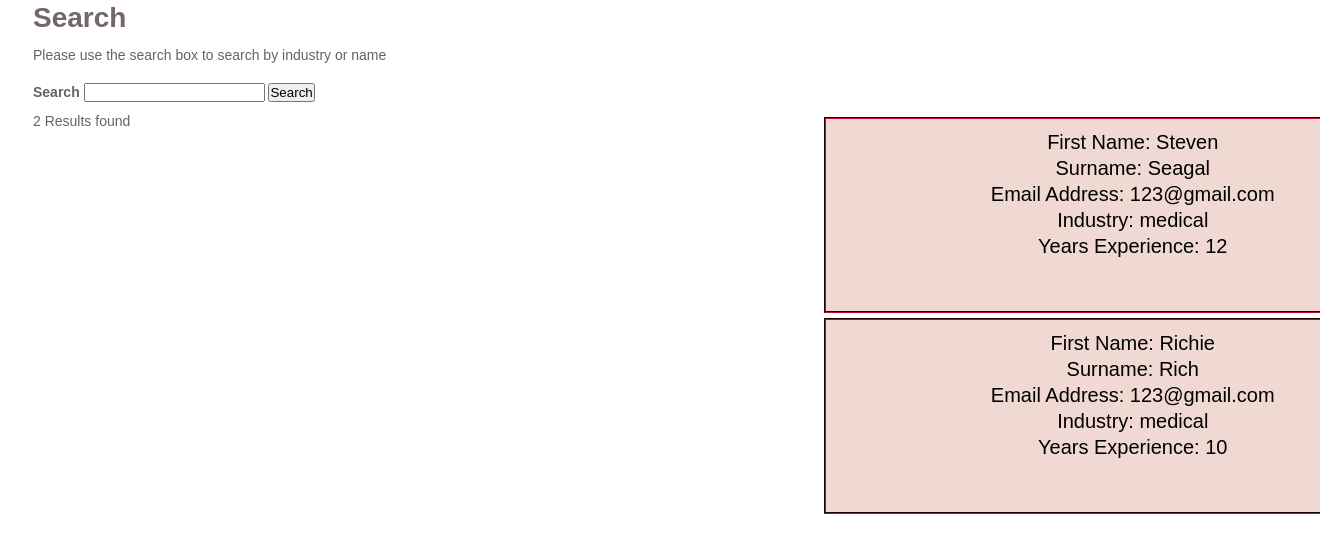
The app's page /old_files/search.php?s=medical with its own data.
### tables this page shows
CREATE TABLE IF NOT EXISTS `newuser` (
  `id` int(100) NOT NULL AUTO_INCREMENT,
  `first` varchar(128) NOT NULL,
  `last` varchar(128) NOT NULL,
  `uid` varchar(128) NOT NULL,
  `pwd` varchar(1000) NOT NULL,
  `email` varchar(255) NOT NULL,
  `years` int(11) NOT NULL,
  `industry` enum('it','retail','medical','manual labour','academic','accountancy and finance','architecture/design','childcare','drivers','education/training','graduate','hair and beauty','motor industry') DEFAULT NULL,
  `bio` varchar(1000) NOT NULL,
  `userPic` varchar(200) NOT NULL,
  `profile` varchar(200) NOT NULL,
  PRIMARY KEY (`id`)
);

### class-search.php (called while the page is built, shortened)
<?php
class search{
    private $mysqli;
    private function connect(){
        $this->mysqli = new mysqli('localhost','root',"",'logintest');
    }
    public function search($search_term){
        $sanitized = $this->mysqli->real_escape_string($search_term);
        $query = $this->mysqli->query("
        SELECT first, last, email, industry, years, userPic
        FROM newuser
        WHERE industry LIKE '%{$sanitized}%'
        OR years < '$sanitized'
        ORDER by years DESC
        ");
        while($row = $query->fetch_object()){
            $rows[] = $row;
        }
        $search_results = array(
        'count' => $query ->num_rows,
        'results' => $rows,
        );
        return $search_results;
    }
}

### old_files/search.php (the view, shortened to what this page needs)
<?php
if(isset($_GET['s'])){
    require_once( dirname( __FILE__ ) . '../class-search.php');
    $search = new search();
    $search_term = $_GET['s'];
    $search_results = $search->search($search_term);
}
?>
<!DOCTYPE html>
<html>
    <head>
         <link rel="stylesheet" type="text/css" href="style.css">
    </head>
    <body>
    <div class="wrapper">
    <h1>Search</h1>
        <p>Please use the search box to search by industry or name</p><br>
    <div class="search-form">
        <form action=" " method="get">
            <div class="form-field">
            <label for="search-field">Search</label>
            <input type="search" name="s" placeholder=" Search industry, example it, retail etc" results ="5" value="<?php $search_term =' '; echo $search_term; ?>">
             <input type="submit" value="Search">
            </div>
        </form>
        </div>
        <div class="row">
        <div class="col-1-2">
        <?php
        if(!empty($search_results)):?>
        <div class="results-count">
        <p><?php echo $search_results['count'];?> Results found</p>
        </div><br>
        </div>
        <div class="col-1-2">
        <?php foreach($search_results['results'] as $search_result): ?>
            <div class="result">
            <p>First Name: <?php echo $search_result->first; ?></p>
                <p>Surname: <?php echo $search_result->last; ?></p>
                <p>Email Address: <?php echo $search_result->email; ?></p>
                <p>Industry: <?php echo $search_result->industry; ?></p>
                <p>Years Experience: <?php echo $search_result->years; ?></p><br><br>
            </div>
            <?php endforeach; ?>
        </div>
        <?php endif; ?>
        </div>
    </body>
</html>

### old_files/style.css (style rules this page uses)
* { margin: 0px; padding:0px; text-decoration: none; }
body { background:white; }
.result { background-color:#efd9d2; padding-top:10px; margin-left: 25%; margin-right: 25%; text-align: center; margin-top: 5px; width:100%; border-style: groove; border-color: #74031C; border-width: 2px; color:black; font-family: sans-serif; font-size: 20px; }
*, *:before, *:after { box-sizing: border-box; }
body { color: rgb(100,100,100); font-family: sans-serif; font-size: 14px; line-height: 1.3; }
.wrapper { margin: 0 auto; padding-bottom: 0px; max-width: 95%; margin-bottom: 0px; }
h1 { font-family: "Arial", cursive; font-size: 2em; margin-bottom: 10px; color: #746767; }
label { font-weight: bold; }
.row { display: flex; flex-flow: row wrap; margin: 0 -10px; margin-bottom: 10px; }
.row:last-child { margin-bottom: 0; }
[class*="col-"] { padding: 10px; width: 100%; }
@media all and ( min-width: 600px ) { .col-1-2 { width: 50%; } }

### records on screen
newuser: first "Steven", last "Seagal", email "123@gmail.com", industry "medical", years "12"
newuser: first "Richie", last "Rich", email "123@gmail.com", industry "medical", years "10"

### other values on screen
$search_results['count'] "2"
